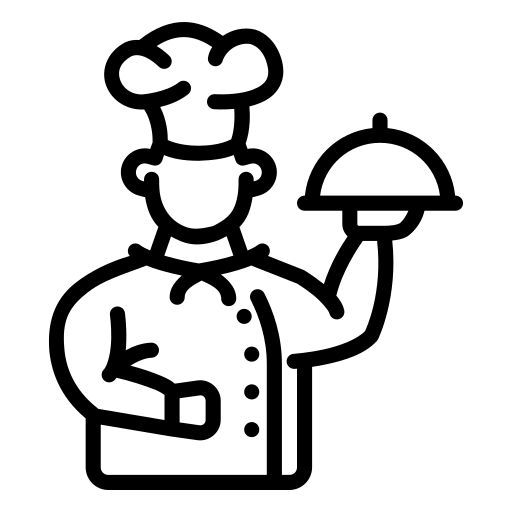
#> input picture scripts/excercises/chef.png, 512 x 512 px
$ python pull_testje.py
#> lines starting #> are read from the running program, lines starting #| are printed output that depends on the picture
from PIL import Image

print("Hello Danny")
print("Nice commit")

with Image.open("chef.png") as img:
#> img is the input picture: PIL image 512x512 LA; mean R, G, B, A 0, 0, 0, 46.7
    img.load()

converted_img = img.transpose(Image.FLIP_LEFT_RIGHT)
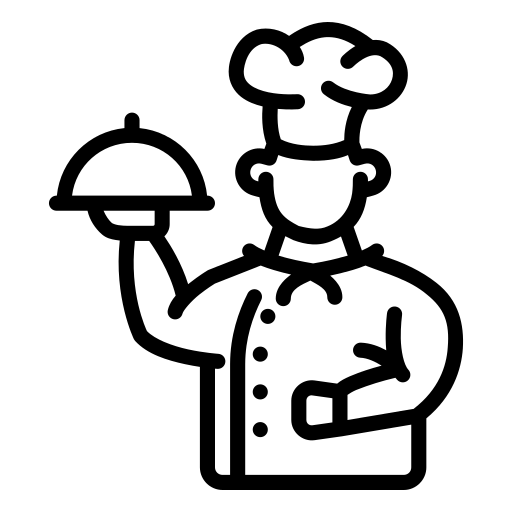
#> converted_img: PIL image 512x512 LA; mean R, G, B, A 0, 0, 0, 46.7; transparent parts drawn white

converted_img.show()

converted_img.save("mirror_chef.png")
